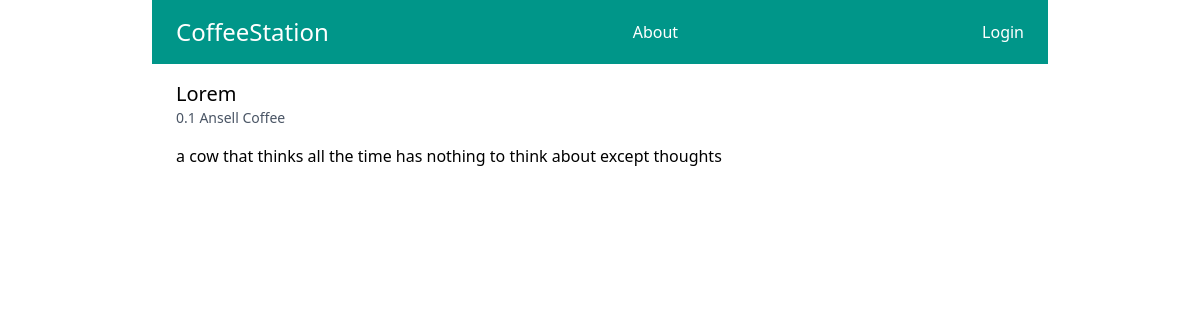
/product/Lorem, run on the app's committed database.
### base/models.py (models this page shows, shortened)
class Product(models.Model):
    user = models.ForeignKey(User, related_name='products', on_delete=models.CASCADE)
    category = models.ForeignKey(Category, related_name='products', on_delete=models.CASCADE)
    title = models.CharField(max_length=250)
    slug = models.SlugField(max_length=250)
    description = models.TextField(blank=True)
    price = models.IntegerField()
    image = models.ImageField(upload_to="media/products_images/", blank=True, null=True)
    location = models.TextField(blank=True)
    created_at = models.DateTimeField(auto_now_add=True)
    updated_at = models.DateField(auto_now=True)
    class Meta:
        ordering = ("-created_at",)
        verbose_name_plural = "Products"
    def get_display_price(self):
        return self.price / 100

### userprofiles/models.py (models this page shows, shortened)
class Shop(models.Model):
    user = models.OneToOneField(User, related_name = "shop", on_delete=models.CASCADE)
    shop_name = models.CharField(max_length=350)
    slug = models.SlugField(max_length=250, blank=True)
    description = models.TextField(blank=True)
    location = models.CharField(max_length=350)
    created_at = models.DateTimeField(auto_now_add=True)
    image = models.ImageField(upload_to="uploads/images/", blank=True, null=True)

### base/views.py (the view)
# urls.py: path("product/<slug:slug>", productPage, name="product_detail")
def productPage(request, slug):
    product = get_object_or_404(Product, slug=slug)
    context = {"product": product}
    return render(request, "base/product_detail.html", context)

### base/templates/base/product_detail.html (shortened to what this page needs)
{% extends "base/base.html" %}
{% block content %}
<h2 class="text-xl">{{product.title}}</h2>
<p class="text-sm text-gray-600">{{product.get_display_price}}
    <a href="{% url 'shop' slug=product.user.shop.slug %}">{{product.user.shop.shop_name}}</a>
</p>
{% if product.description %}
<p class="mt-4">{{product.description}}</p>
{% endif %}
{% endblock content %}

### data on the page
Product: title "Lorem", get_display_price "0.1", user.shop.shop_name "Ansell Coffee", description "a cow that thinks all the time has nothing to think about except thoughts"
